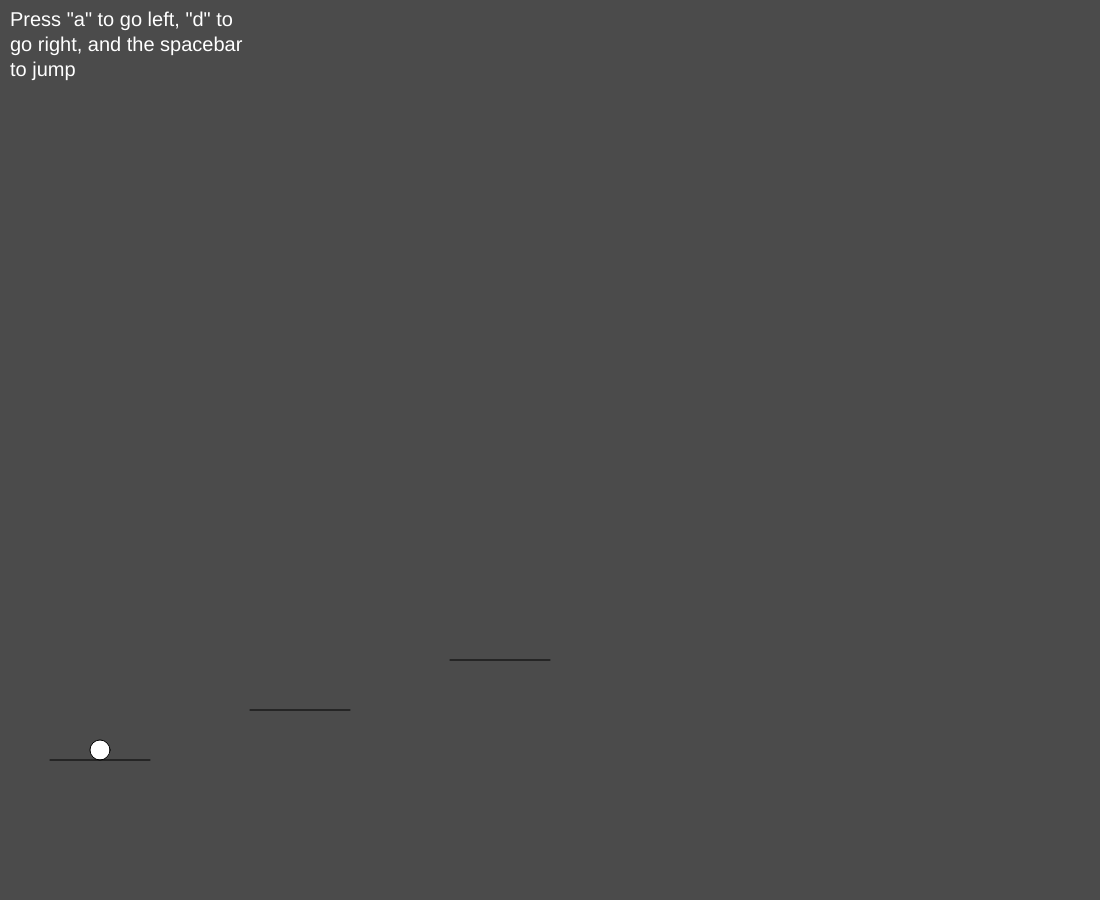
Frame 1 (no input)
Frame 60 (no input): identical to frame 1, image omitted
Frame 120 (the mouse pressed at the canvas centre since frame 60): identical to frame 1, image omitted

The p5.js sketch that drew this single still picture (run headless with seeded random() and noise() and a simulated clock; from frame 60 on, the mouse is pressed at the canvas centre):

// p5.js sketch
// ── sketch.js
class Platform {
    constructor(left, right, height) {
        this.left = left,
            this.right = right,
            this.height = height
    }

    move(speed) {//note sure if this is valid
        this.left = this.left - speed
        this.right = this.right - speed
    }
}

class Jumper {
    constructor(xPosition, yPosition, diameter) {
        this.xPosition = xPosition,
            this.yPosition = yPosition,
            this.diameter = diameter
    }

    moveLeft(distance) {
        this.xPosition = this.xPosition - distance
    }
    moveRight(distance) {
        this.xPosition = this.xPosition + distance
    }
}

//generate platform object which stores values, add to array
//intitialize a line with those values as variables (should update as object updates?)
//delete line after off screen do it doesn't try to keep rendering, remove object from array

let currentlyJumping = false
let gameRunning = false
let speed = 3//update based on how long the game has gone on

let platforms = [new Platform(50, 150, 760), new Platform(250, 350, 710), new Platform(450, 550, 660)]
let circleJumper = new Jumper(100, 750, 20)
let currentPlatform = 0

let instruction = 'Press "a" to go left, "d" to go right, and the spacebar to jump'

function setup() {
    createCanvas(windowWidth - 100, windowHeight - 100)
    background(75)
}

function draw() {
    background(75)
    circle(circleJumper.xPosition, circleJumper.yPosition, circleJumper.diameter)
    textSize(20)
    fill(255)
    text(instruction, 10, 10, 250, 250)

    for (let platform of platforms) {
        line(platform.left, platform.height, platform.right, platform.height)
    }

    if (keyIsDown(65) && circleJumper.xPosition - 10 > 0) {//press "a" to go left
        if (currentlyJumping || circleJumper.xPosition - 3 > platforms[currentPlatform].left) {
            circleJumper.moveLeft(3)
        }
    }
    if (keyIsDown(68) && circleJumper.xPosition + 10 < windowWidth - 100) {//press "d" to go right
        if (currentlyJumping || circleJumper.xPosition + 3 < platforms[currentPlatform].right)
            circleJumper.moveRight(3)
    }
}

function keyPressed() {
    if (keyCode === 32) {
        //startGame if game not started
        if (currentlyJumping == true) return

        currentlyJumping = true
        motionOfArc()
    }
}

//how to stop if lands on a platform
function motionOfArc() {
    let counter = 0
    let startingHeight = circleJumper.yPosition
    let motion = setInterval(() => {
        let nextHeight = Math.pow(counter / 10 - 12, 2) - 144 + startingHeight
        let stopJump = circleLands(counter, nextHeight)
        if (stopJump !== false) {
            clearInterval(motion)
            currentlyJumping = false
            circleJumper['yPosition'] = stopJump
            return
        }
        circleJumper['yPosition'] = nextHeight
        counter++
    }, 2)
}

function circleLands(counter, nextHeight) {
    for (let index = 0; index < platforms.length; index++) {
        if (counter > 121 && platforms[index].left <= circleJumper.xPosition && circleJumper.xPosition <= platforms[index].right && circleJumper.yPosition + 10 <= platforms[index].height && nextHeight + 10 > platforms[index].height) {
            currentPlatform = index
            return platforms[index].height - 10
        }
    }
    return false
}

// function startGame() {
//     //generate platforms
//     //run movePlatforms
//     //end game when ball height goes below canvas track with variable
// }

// function movePlatforms(){
//     for(let platform of platforms){
//         platform.move(speed)
//     }
// }
// ── style.css
html,
body {
    margin: 0;
    padding: 0;
}

body {
    display: flex;
    flex-direction: column;
    align-items: center;
    justify-content: center;
    height: 100lvh;
    background-color: black;
}

canvas {
    display: block;
}
